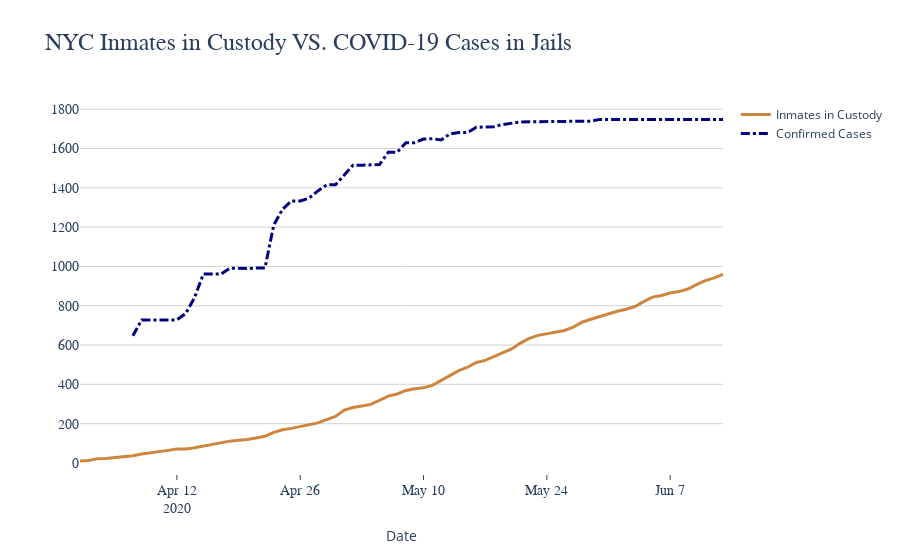

This figure's notebook cell:
### Markdown cell above
### Visuals

### Code cell
fig = go.Figure(data=go.Scatter(x=inmates_sum.index,y=inmates_sum['inmateid'],name='Inmates in Custody',
                                line={'color':'peru',
                                      'width':3}))
fig.add_trace(go.Scatter(
        x=covid19_sum.index,
        y=covid19_sum['total.confirmed'],
        name='Confirmed Cases',
        line={'color':'navy',
              'width': 3,
              'dash':'dashdot'}))

fig.update_layout(title='NYC Inmates in Custody VS. COVID-19 Cases in Jails',
                   titlefont={'family':'Arial','size':24},
                   xaxis={'showgrid':False,'tickfont':{'family':'Arial','size':14},'ticks':'inside'},
                   xaxis_title='Date',
                   yaxis={'gridcolor':'lightgray','tickfont':{'family':'Arial','size':14}},
                   plot_bgcolor='white')
fig.show()
